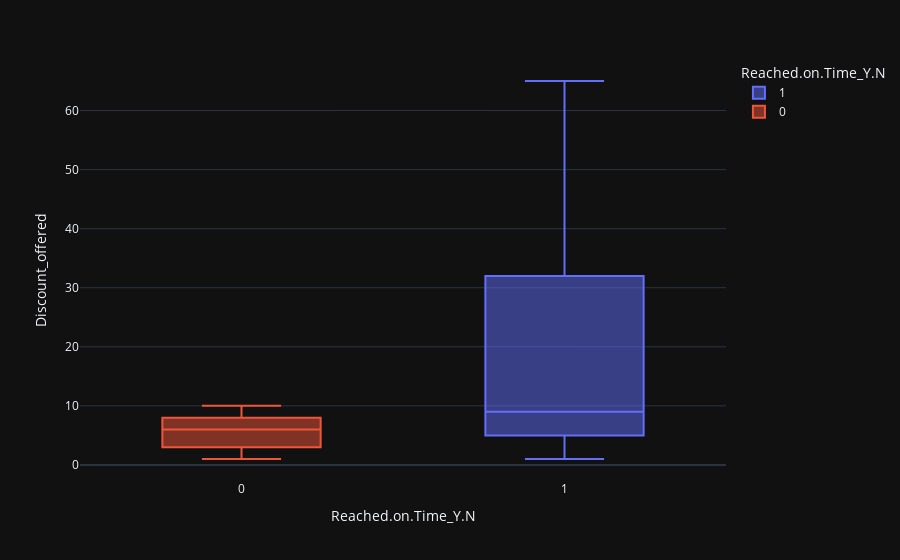

Notebook source saved alongside this figure:
### Code cell
# analizuoju, kaip "Pritaikytos nuolaidos" koreliuoja su "Laiku pristatytomis prekėmis".#
# "Pritaikytos nuolaidos" pasižymi aukšta teigiama koreliacija su "Laiku pristatytomis prekėmis", = 40%.#

px.box(data_frame = df, x = 'Reached.on.Time_Y.N', y = 'Discount_offered', 
       color = 'Reached.on.Time_Y.N', template = 'plotly_dark')

### Figure 1 — Plotly figure (JSON) as saved in the notebook; plotly's stock layout.template omitted (floating-point values rounded to 4 significant figures; data arrays with more than 128 entries replaced by an {"elided": "..."} marker saying what was removed)
{"data": [{"alignmentgroup": "True", "hovertemplate": "Reached.on.Time_Y.N=%{x}<br>Discount_offered=%{y}<extra></extra>", "legendgroup": "1", "marker": {"color": "#636efa"}, "name": "1", "notched": false, "offsetgroup": "1", "orientation": "v", "showlegend": true, "type": "box", "x": {"elided": "6563 int values"}, "x0": " ", "xaxis": "x", "y": {"elided": "6563 int values"}, "y0": " ", "yaxis": "y"}, {"alignmentgroup": "True", "hovertemplate": "Reached.on.Time_Y.N=%{x}<br>Discount_offered=%{y}<extra></extra>", "legendgroup": "0", "marker": {"color": "#EF553B"}, "name": "0", "notched": false, "offsetgroup": "0", "orientation": "v", "showlegend": true, "type": "box", "x": {"elided": "4436 int values"}, "x0": " ", "xaxis": "x", "y": {"elided": "4436 int values"}, "y0": " ", "yaxis": "y"}], "layout": {"boxmode": "overlay", "legend": {"title": {"text": "Reached.on.Time_Y.N"}, "tracegroupgap": 0}, "margin": {"t": 60}, "xaxis": {"anchor": "y", "categoryarray": [1, 0], "categoryorder": "array", "domain": [0, 1], "title": {"text": "Reached.on.Time_Y.N"}}, "yaxis": {"anchor": "x", "domain": [0, 1], "title": {"text": "Discount_offered"}}}}
